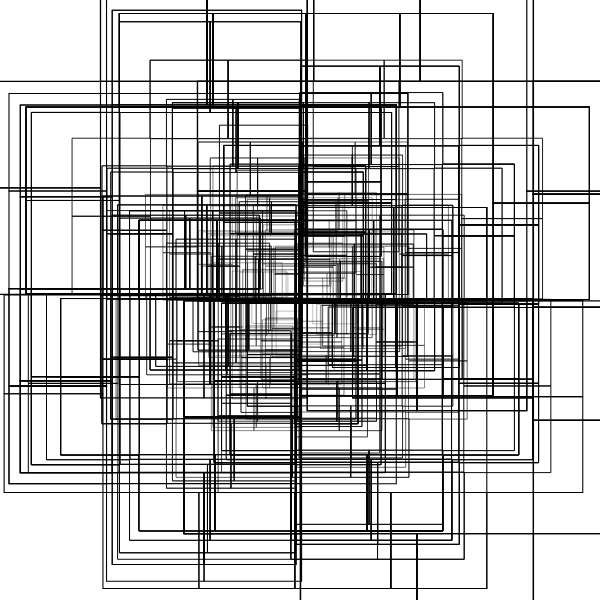
Frame 1 (no input)
Frame 60 (no input): identical to frame 1, image omitted
Frame 120 (the mouse pressed at the canvas centre since frame 60): identical to frame 1, image omitted

The p5.js sketch that drew this single still picture (run headless with seeded random() and noise() and a simulated clock; from frame 60 on, the mouse is pressed at the canvas centre):

// p5.js sketch
// ── sketch.js

// Point = P, Rectangle = R, line = F, Line*4 = D
// You can play around with length, angle, strokeweight, colors,...

let premise = 'R';
  let rules = {
    R: 'RR+>RR[+RR<+RR]+RR',
    
  }
let bigRule;


let length = 90;
let angle = 90;

function setup() {
  createCanvas(600, 600);
  angleMode(DEGREES);
  bigRule = resolveRules(premise, rules, 2);
  print(bigRule);
  
}

function draw() {
  background('white');
  stroke('black');
  strokeWeight(1);
  noFill();
  //fill('black');
  translate(width / 2, height / 2);
  rotate(-90);
  scale(0.3);

  drawShape(bigRule);
   // angle += 1;
  // length += 0.1;
}

function resolveRules(startRule, rules, depth) {
  let endRule = '';
  for (let currentLetter of startRule) {
    if (currentLetter in rules) {
      endRule += rules[currentLetter];
    } else {
      endRule += currentLetter;
    }
  }
  if (depth >= 1) {
    endRule = resolveRules(endRule, rules, depth - 1);
  }
  return endRule;
}


function drawShape(rule)  {
  for (let c of rule) {
    if (c === 'F') {
      line(0, 0, length, 0);
      translate(length, 0);
    } else if (c === 'R') {
      rect(0, 0, length, length);
      translate(0, length);
    } else if (c === 'P') {
      point(0, 0);
      translate(length/2, 0);
    } else if (c === 'D') {
      line(0, 0, length * 4, 0);
      translate(length, 0);
    } else if (c === 'f') {
      translate(0, length, 0);
    } else if (c === '+') {
      rotate(angle);
    } else if (c === '-') {
      rotate(-angle);
    } else if (c === '[') {
      push();
    } else if (c === ']') {
      pop();
    } else if (c === '>') {
      scale(1.03);
    } else if (c === '<') {
      scale(0.8);
   
    }
  }
}
